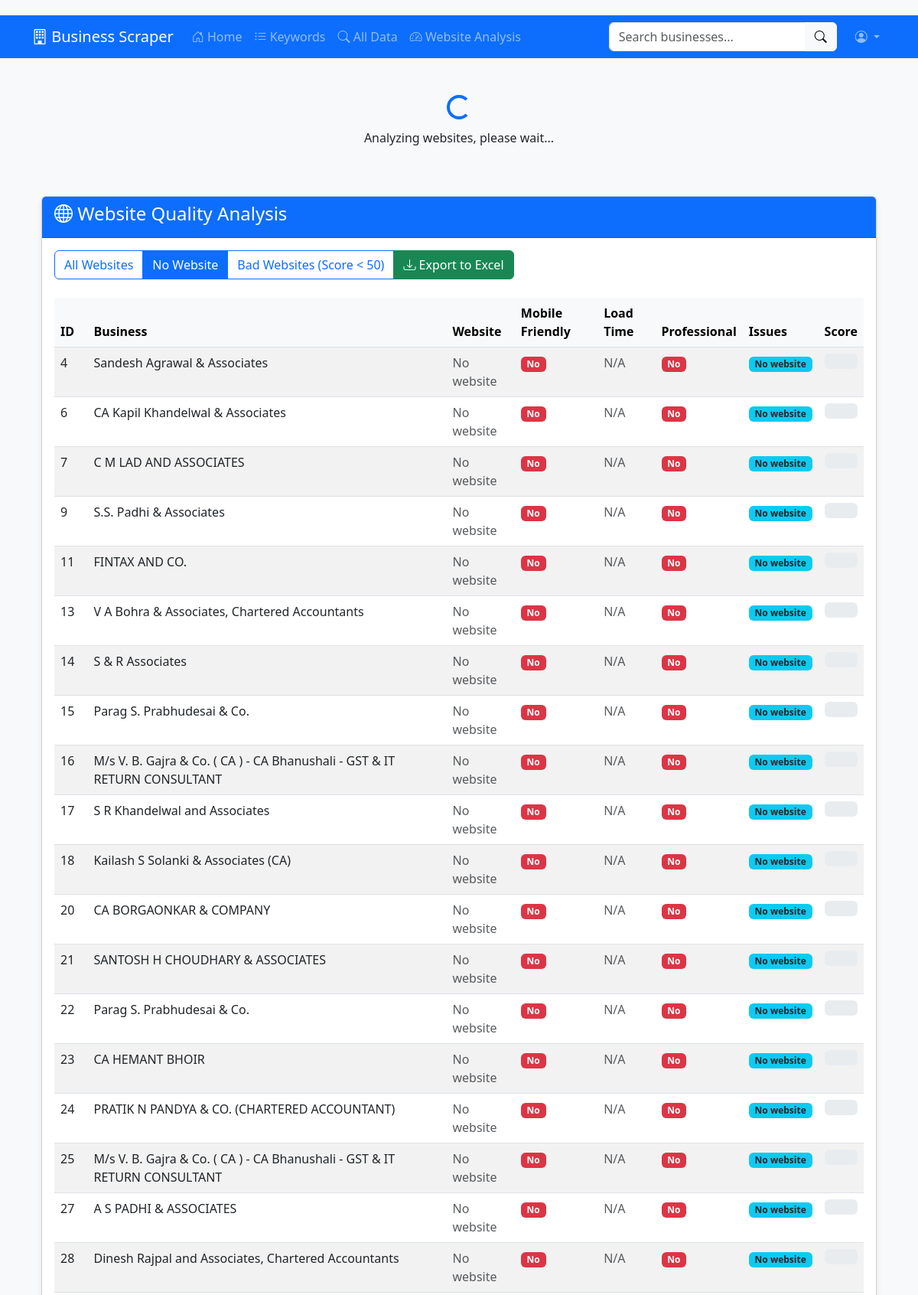
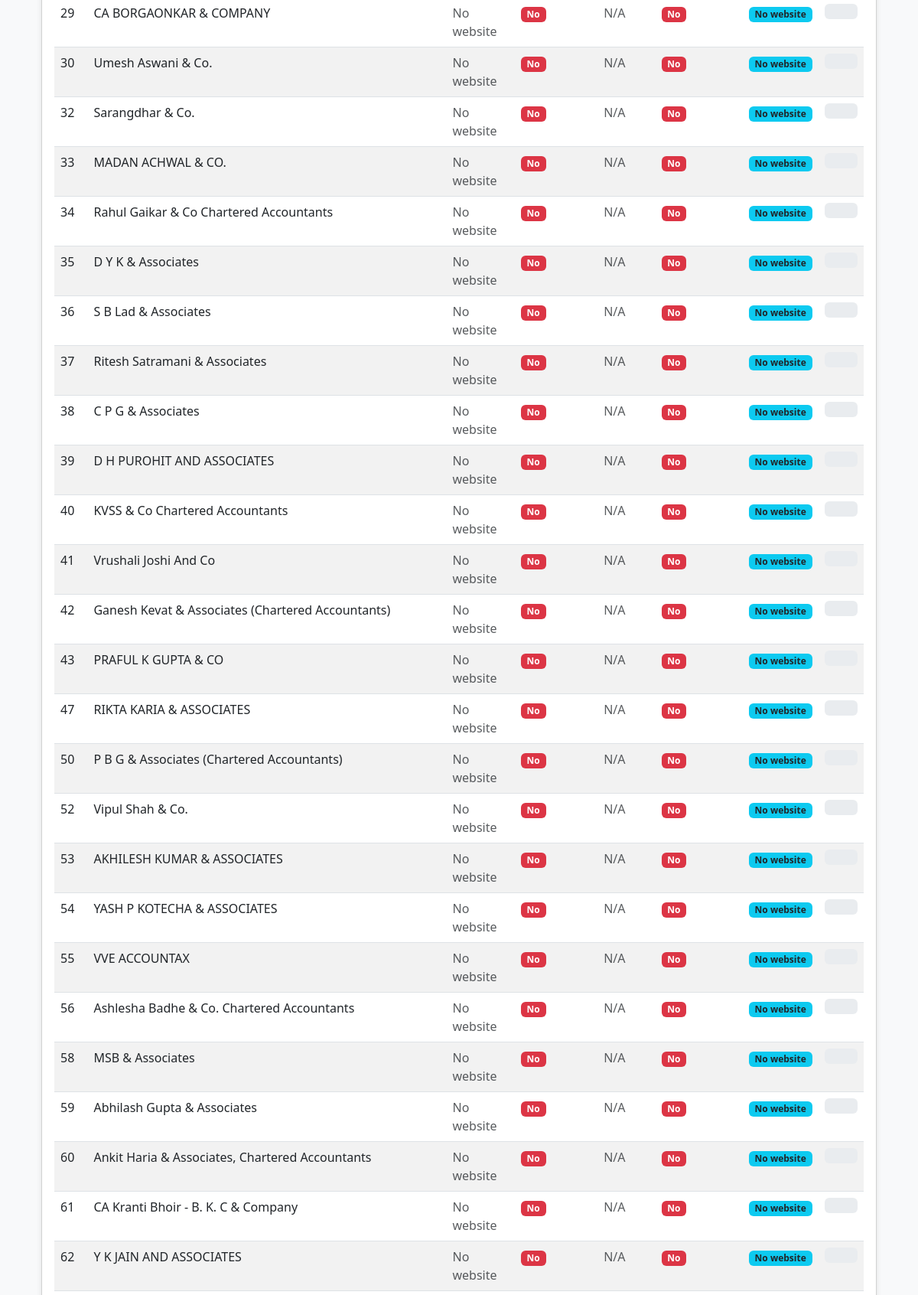
Screenshot of /analyze_websites?filter=no_website (upper part) with the database file from the repository (2 pictures, top to bottom).
### app.py (models this page shows)
class SearchResult(db.Model):
    id = db.Column(db.Integer, primary_key=True)
    keyword_id = db.Column(db.Integer, db.ForeignKey('keyword.id'), nullable=False)
    title = db.Column(db.String(200), nullable=True)
    link = db.Column(db.String(500), nullable=True)
    website = db.Column(db.String(500), nullable=True)
    stars = db.Column(db.Float, nullable=True)
    reviews = db.Column(db.Integer, nullable=True)
    phone = db.Column(db.String(20), nullable=True)
    facebook = db.Column(db.String(500), nullable=True)
    instagram = db.Column(db.String(500), nullable=True)
    linkedin = db.Column(db.String(500), nullable=True)
    twitter = db.Column(db.String(500), nullable=True)
    scraped_at = db.Column(db.DateTime, default=datetime.utcnow)
    keyword = db.relationship('Keyword', backref='results')

### app.py (the view, shortened to what this page needs)
@app.route('/analyze_websites', methods=['GET', 'POST'])
def analyze_websites():
    filter_type = request.args.get('filter', 'all')
    query = SearchResult.query.filter(SearchResult.website.isnot(None))
    if filter_type == 'no_website':
        query = SearchResult.query.filter(SearchResult.website.is_(None))
    elif filter_type == 'bad_website':
        pass
    results = query.all()
    analyzed_results = []
    for result in results:
        analysis = {}
        if result.website:
            analysis = analyze_website(result.website)
        else:
            analysis = {
                'mobile_friendly': False,
                'load_time': None,
                'professional_look': False,
                'issues': ['No website'],
                'score': 0
            }
        analyzed_results.append({
            'id': result.id,
            'title': result.title,
            'website': result.website,
            'analysis': analysis
        })
    if filter_type == 'bad_website':
        analyzed_results = [r for r in analyzed_results if r['analysis']['score'] < 50]
    return render_template('analyze_websites.html',
                           results=analyzed_results,
                           filter_type=filter_type)

### templates/analyze_websites.html (shortened to what this page needs)
{% extends "base.html" %}
{% block content %}
<div id="loading" class="text-center py-5">
    <div class="spinner-border text-primary" role="status">
    </div>
    <p class="mt-2">Analyzing websites, please wait...</p>
</div>
<div class="container">
    <div class="card mb-4">
        <div class="card-header bg-primary text-white">
            <h4><i class="bi bi-globe"></i> Website Quality Analysis</h4>
        </div>
        <div class="card-body">
            <div class="row mb-4">
                <div class="col-md-12">
                    <div class="btn-group" role="group">
                        <a href="{{ url_for('analyze_websites', filter='all') }}"
                           class="btn btn-outline-primary {% if filter_type == 'all' %}active{% endif %}">
                            All Websites
                        </a>
                        <a href="{{ url_for('analyze_websites', filter='no_website') }}"
                           class="btn btn-outline-primary {% if filter_type == 'no_website' %}active{% endif %}">
                            No Website
                        </a>
                        <a href="{{ url_for('analyze_websites', filter='bad_website') }}"
                           class="btn btn-outline-primary {% if filter_type == 'bad_website' %}active{% endif %}">
                            Bad Websites (Score < 50)
                        </a>
                        <a href="{{ url_for('analyze_websites', filter=filter_type, export='1') }}"
                           class="btn btn-success">
                            <i class="bi bi-download"></i> Export to Excel
                        </a>
                    </div>
                </div>
            </div>
            <div class="table-responsive">
                <table class="table table-hover table-striped">
                    <thead class="table-light">
                        <tr>
                            <th>ID</th>
                            <th>Business</th>
                            <th>Website</th>
                            <th>Mobile Friendly</th>
                            <th>Load Time</th>
                            <th>Professional</th>
                            <th>Issues</th>
                            <th>Score</th>
                        </tr>
                    </thead>
                    <tbody>
                        {% for result in results %}
                        <tr>
                            <td>{{ result.id }}</td>
                            <td>{{ result.title }}</td>
                            <td>
                                {% if result.website %}
                                    <a href="{{ result.website }}" target="_blank">
                                        {{ result.website|truncate(30, True) }}
                                    </a>
                                {% else %}
                                    <span class="text-muted">No website</span>
                                {% endif %}
                            </td>
                            <td>
                                {% if result.analysis.mobile_friendly %}
                                    <span class="badge bg-success">Yes</span>
                                {% else %}
                                    <span class="badge bg-danger">No</span>
                                {% endif %}
                            </td>
                            <td>
                                {% if result.analysis.load_time %}
                                    {% if result.analysis.load_time < 3 %}
                                        <span class="badge bg-success">{{ result.analysis.load_time }}s</span>
                                    {% else %}
                                        <span class="badge bg-warning text-dark">{{ result.analysis.load_time }}s</span>
                                    {% endif %}
                                {% else %}
                                    <span class="text-muted">N/A</span>
                                {% endif %}
                            </td>
                            <td>
                                {% if result.analysis.professional_look %}
                                    <span class="badge bg-success">Yes</span>
                                {% else %}
                                    <span class="badge bg-danger">No</span>
                                {% endif %}
                            </td>
                            <td>
                                {% for issue in result.analysis.issues %}
                                    <span class="badge bg-info text-dark mb-1">{{ issue }}</span><br>
                                {% endfor %}
                            </td>
                            <td>
                                <div class="progress" style="height: 20px;">
                                </div>
                            </td>
                        </tr>
                        {% else %}
                        <tr>
                            <td colspan="8" class="text-center text-muted py-4">No results found</td>
                        </tr>
                        {% endfor %}
                    </tbody>
                </table>
            </div>
        </div>
    </div>
</div>
{% endblock %}

### templates/base.html (style rules this page uses)
body { background-color: #f8f9fa; padding-top: 20px; }
.card { margin-bottom: 20px; box-shadow: 0 4px 6px rgba(0, 0, 0, 0.1); }
.table-responsive { overflow-x: auto; }

### rows the page displays
SearchResult: id "4", title "Sandesh Agrawal & Associates", shows "No website", shows "N/A", issues "No website"
SearchResult: id "6", title "CA Kapil Khandelwal & Associates", shows "No website", shows "N/A", issues "No website"
SearchResult: id "7", title "C M LAD AND ASSOCIATES", shows "No website", shows "N/A", issues "No website"
SearchResult: id "9", title "S.S. Padhi & Associates", shows "No website", shows "N/A", issues "No website"
SearchResult: id "11", title "FINTAX AND CO.", shows "No website", shows "N/A", issues "No website"
SearchResult: id "13", title "V A Bohra & Associates, Chartered Accountants", shows "No website", shows "N/A", issues "No website"
SearchResult: id "14", title "S & R Associates", shows "No website", shows "N/A", issues "No website"
SearchResult: id "15", title "Parag S. Prabhudesai & Co.", shows "No website", shows "N/A", issues "No website"
SearchResult: id "16", title "M/s V. B. Gajra & Co. ( CA ) - CA Bhanushali - GST & IT RETURN CONSULTANT", shows "No website", shows "N/A", issues "No website"
SearchResult: id "17", title "S R Khandelwal and Associates", shows "No website", shows "N/A", issues "No website"
SearchResult: id "18", title "Kailash S Solanki & Associates (CA)", shows "No website", shows "N/A", issues "No website"
SearchResult: id "20", title "CA BORGAONKAR & COMPANY", shows "No website", shows "N/A", issues "No website"
SearchResult: id "21", title "SANTOSH H CHOUDHARY & ASSOCIATES", shows "No website", shows "N/A", issues "No website"
SearchResult: id "22", title "Parag S. Prabhudesai & Co.", shows "No website", shows "N/A", issues "No website"
SearchResult: id "23", title "CA HEMANT BHOIR", shows "No website", shows "N/A", issues "No website"
SearchResult: id "24", title "PRATIK N PANDYA & CO. (CHARTERED ACCOUNTANT)", shows "No website", shows "N/A", issues "No website"
SearchResult: id "25", title "M/s V. B. Gajra & Co. ( CA ) - CA Bhanushali - GST & IT RETURN CONSULTANT", shows "No website", shows "N/A", issues "No website"
SearchResult: id "27", title "A S PADHI & ASSOCIATES", shows "No website", shows "N/A", issues "No website"
SearchResult: id "28", title "Dinesh Rajpal and Associates, Chartered Accountants", shows "No website", shows "N/A", issues "No website"
SearchResult: id "29", title "CA BORGAONKAR & COMPANY", shows "No website", shows "N/A", issues "No website"
SearchResult: id "30", title "Umesh Aswani & Co.", shows "No website", shows "N/A", issues "No website"
SearchResult: id "32", title "Sarangdhar & Co.", shows "No website", shows "N/A", issues "No website"
SearchResult: id "33", title "MADAN ACHWAL & CO.", shows "No website", shows "N/A", issues "No website"
SearchResult: id "34", title "Rahul Gaikar & Co Chartered Accountants", shows "No website", shows "N/A", issues "No website"
SearchResult: id "35", title "D Y K & Associates", shows "No website", shows "N/A", issues "No website"
SearchResult: id "36", title "S B Lad & Associates", shows "No website", shows "N/A", issues "No website"
SearchResult: id "37", title "Ritesh Satramani & Associates", shows "No website", shows "N/A", issues "No website"
SearchResult: id "38", title "C P G & Associates", shows "No website", shows "N/A", issues "No website"
SearchResult: id "39", title "D H PUROHIT AND ASSOCIATES", shows "No website", shows "N/A", issues "No website"
SearchResult: id "40", title "KVSS & Co Chartered Accountants", shows "No website", shows "N/A", issues "No website"
SearchResult: id "41", title "Vrushali Joshi And Co", shows "No website", shows "N/A", issues "No website"
SearchResult: id "42", title "Ganesh Kevat & Associates (Chartered Accountants)", shows "No website", shows "N/A", issues "No website"
SearchResult: id "43", title "PRAFUL K GUPTA & CO", shows "No website", shows "N/A", issues "No website"
SearchResult: id "47", title "RIKTA KARIA & ASSOCIATES", shows "No website", shows "N/A", issues "No website"
SearchResult: id "50", title "P B G & Associates (Chartered Accountants)", shows "No website", shows "N/A", issues "No website"
SearchResult: id "52", title "Vipul Shah & Co.", shows "No website", shows "N/A", issues "No website"
SearchResult: id "53", title "AKHILESH KUMAR & ASSOCIATES", shows "No website", shows "N/A", issues "No website"
SearchResult: id "54", title "YASH P KOTECHA & ASSOCIATES", shows "No website", shows "N/A", issues "No website"
SearchResult: id "55", title "VVE ACCOUNTAX", shows "No website", shows "N/A", issues "No website"
SearchResult: id "56", title "Ashlesha Badhe & Co. Chartered Accountants", shows "No website", shows "N/A", issues "No website"
SearchResult: id "58", title "MSB & Associates", shows "No website", shows "N/A", issues "No website"
SearchResult: id "59", title "Abhilash Gupta & Associates", shows "No website", shows "N/A", issues "No website"
SearchResult: id "60", title "Ankit Haria & Associates, Chartered Accountants", shows "No website", shows "N/A", issues "No website"
SearchResult: id "61", title "CA Kranti Bhoir - B. K. C & Company", shows "No website", shows "N/A", issues "No website"
SearchResult: id "62", title "Y K JAIN AND ASSOCIATES", shows "No website", shows "N/A", issues "No website"
